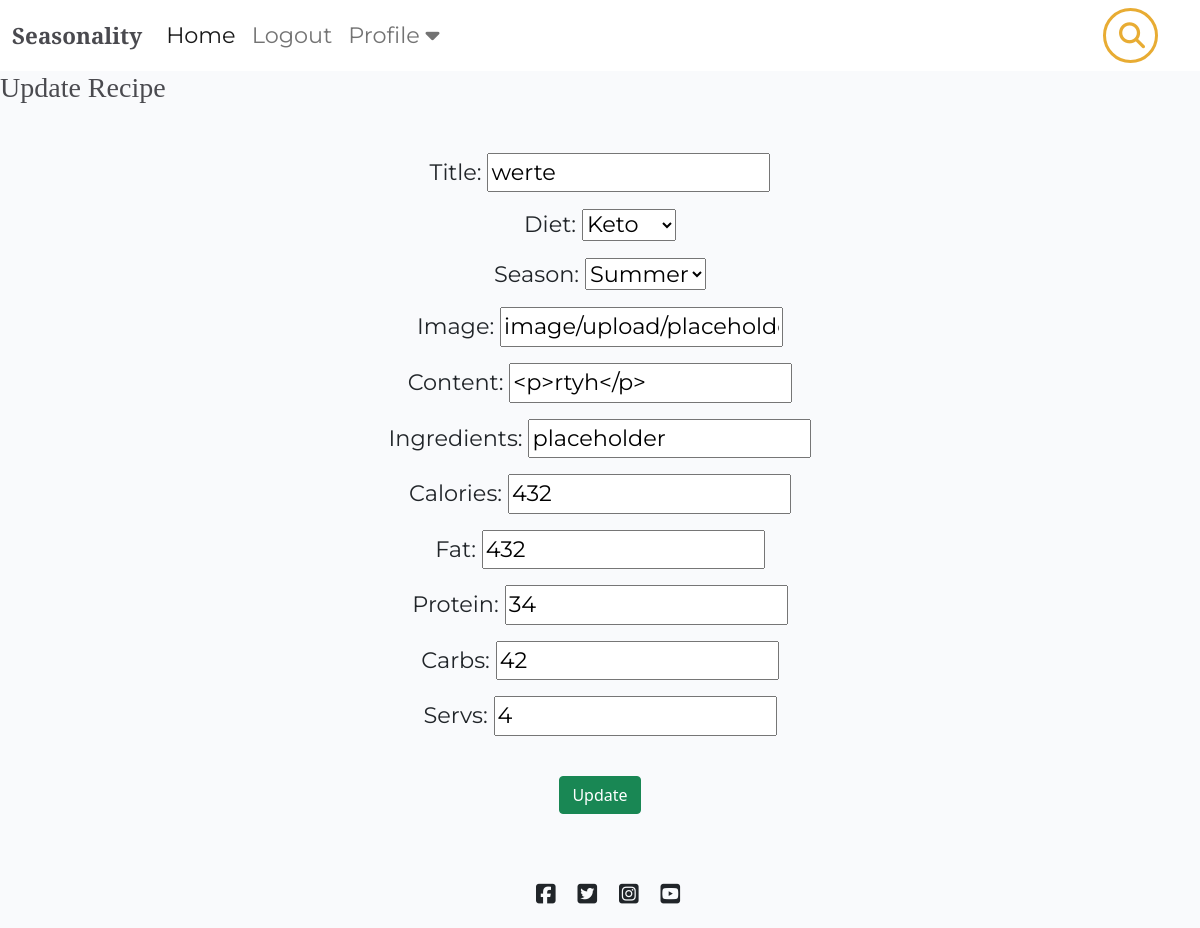
The page /recipebook/update_recipe/9/ (signed in) on the database as committed earlier.
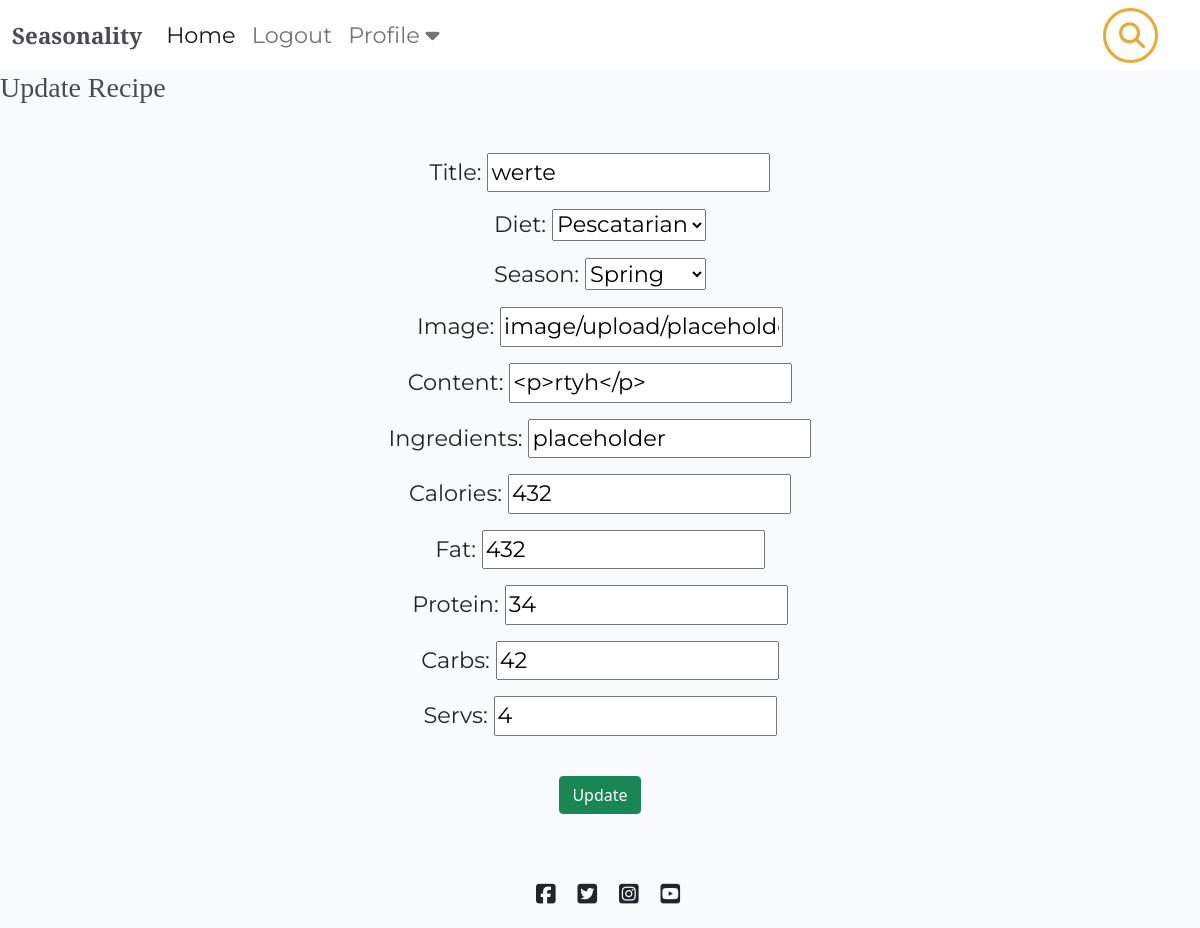
The same page on the database as committed later.
### recipebook/models.py (models this page shows, shortened)
class Recipe(models.Model):
    class NewManager(models.Manager):
        def get_queryset(self):
            return super().get_queryset() .filter()
    title = models.CharField(max_length=200, unique=True)
    slug = models.SlugField(max_length=200, unique=True)
    author = models.ForeignKey(
        User, on_delete=models.CASCADE, related_name="recipes"
    )
    diet = models.ForeignKey(
        Diet, on_delete=models.CASCADE, default=True, null=False)
    season = models.ForeignKey(
        Season, on_delete=models.CASCADE, default=True, null=False)
    featured_image = CloudinaryField('image', default='placeholder')
    updated_on = models.DateTimeField(auto_now=True)
    content = models.TextField()
    created_on = models.DateTimeField(auto_now_add=True)
    status = models.IntegerField(choices=STATUS, default=0)
    ingredients = models.TextField(default='placeholder')
    calories = models.IntegerField(default=0)
    fat = models.IntegerField(default=0)
    protein = models.IntegerField(default=0)
    carbs = models.IntegerField(default=0)
    servs = models.IntegerField(default=0)
    favourites = models.ManyToManyField(
        User, related_name='favourite', default=None, blank=True)
    objects = models.Manager()
    newmanager = NewManager()
    class Meta:
        ordering = ["-created_on"]

### recipebook/views.py (the view)
# urls.py: path('recipebook/update_recipe/<recipe_id>/', views.update_recipe, name="update_recipe"),
@login_required
def update_recipe(request, recipe_id):  # Code inspired by Codemy.com
    recipe = Recipe.objects.get(pk=recipe_id)
    form = RecipeForm(request.POST or None, instance=recipe)
    if form.is_valid():
        form.save()
        return redirect('profile')
    return render(request, 'update_recipe.html', {
        'recipe': recipe, 'form': form})

### recipebook/forms.py
class RecipeForm(forms.ModelForm):
    class Meta:
        model = Recipe
        exclude = ('author', 'favourites',)
        fields = (
            'title',
            'slug',
            'author',
            'diet',
            'season',
            'featured_image',
            'status',
            'content',
            'ingredients',
            'calories',
            'fat',
            'protein',
            'carbs',
            'servs',
            'favourites',
        )
        widgets = {
            'content': SummernoteWidget(),
            'ingredients': SummernoteWidget(),
            'slug': forms.TextInput(attrs={'type': 'hidden'}),
            'status': forms.TextInput(attrs={'type': 'hidden'})
        }
        prepopulated_fields = {'slug': ('title',)}

### recipebook/models.py (called while the page is built)
    def __str__(self):
        return self.name

    def __str__(self):
        return self.name

### recipebook/templates/update_recipe.html (shortened to what this page needs)
{% extends "base/base.html" %}
{% block content %}
        <h3>Update Recipe</h3>
        <div class="text-center m-5">
            <form action="" method="POST">
                {{ form.as_p | safe }}
                <input type="submit" value="Update" class="btn btn-success mt-4">
            </form>
        </div>
{% endblock %}

### templates/base/base.html (shortened to what this page needs)
{% load static %}
<!DOCTYPE html>
<html class="h-100">
<head>
    <link href="https://cdn.jsdelivr.net/npm/bootstrap@5.0.1/dist/css/bootstrap.min.css" rel="stylesheet"
>
    <link rel="stylesheet" href="{% static 'css/style.css' %}">
</head>
<body class="d-flex flex-column h-100 main-bg">
    <nav class="navbar navbar-expand-lg navbar-light bg-white">
        <div class="container-fluid">
            <a class="navbar-brand" href="{% url 'home' %}"><span class="brand">Seasonality</a>
            <div class="collapse navbar-collapse" id="navbarText">
                <ul class="navbar-nav me-auto mb-2 mb-lg-0 text-center">
                    <li class="nav-item">
                        <a class="nav-link active" aria-current="page" href="{% url 'home' %}">Home</a>
                    </li>
                    {% if user.is_authenticated %}
                    <li class="nav-item">
                        <a class="nav-link" href="{% url 'account_logout' %}">Logout</a>
                    </li>
                    <li class="nav-item dropdown">
                        <a class="nav-link" href="#" id="navbarDropdown" role="button" data-toggle="dropdown" aria-haspopup="true" aria-expanded="false">
                            Profile
                            <i class="fa-solid fa-caret-down"></i>
                        </a>
                    </li>
                    {% endif %}
                </ul>
                <div class="box">
                    <form method="GET" action="{% url 'search_results' %}">
                        <input type="text" class="input-search" name="searched" value="{{ request.GET.searched }}"
                            placeholder="Type to Search..." onmouseout="this.value = ''; this.blur();">
                        <button class="btn" type="submit" name="action"><i class="fa-solid fa-magnifying-glass"></i></button>
                    </form>
                </div>
            </div>
        </div>
    </nav>
    <main class="flex-shrink-0">
        {% block content %}{% endblock content %}
    </main>
    <footer class="footer mt-auto py-3 opacity-25">
        <p class="m-0 text-center ttext-black">
            <i class="fab fa-facebook-square ms-3"></i>
            <i class="fab fa-twitter-square ms-3"></i>
            <i class="fab fa-instagram-square ms-3"></i>
            <i class="fab fa-youtube-square ms-3"></i>
        </p>
    </footer>
</body>
</html>

### static/css/style.css (style rules this page uses)
body { background-color: #F9FAFC; overflow-x: hidden; }
.main-bg { background-image: url('https://res.cloudinary.com/dnyfx3g7s/image/upload/v1694383930/background_seasonality.svg'); background-attachment: fixed; background-repeat: no-repeat; background-size: cover; background-position: center; }
a, p, ul, li { font-family: 'Montserrat', sans-serif; font-size: 1.4rem; color: #212529; }
h1, h2, h3, h4, h5, h6 { font-family: 'Playfair Display', serif; color: #4A4A4F; }
.brand { font-family: 'Playfair Display', serif; font-size: 1.4rem; font-weight: 700; color: #4A4A4F; }
.box { position: relative; }
.input-search { padding: 10px; width: 55px; height: 55px; background: none; border: 3px solid #E8AC33; border-radius: 50px; box-sizing: border-box; font-family: 'Montserrat', sans-serif; font-size: 26px; color: #E8AC33; outline: none; transition: .5s; }
.input-search::placeholder { color: white; }
.box i { position: absolute; top: 50%; right: 30px; transform: translate(-50%,-50%); font-size: 26px; color: #E8AC33; transition: .2s; }
.container-fluid { max-width: 100%; }
body { margin-bottom: 0px; }

Rows that differ between the two databases and show on the page:
changed Recipe "werte": diet "Keto" → "Pescatarian"; season "Summer" → "Spring"
